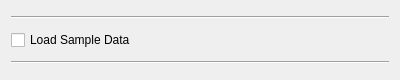
<?xml version="1.0" encoding="UTF-8"?>
<ui version="4.0">
 <class>LoadSampleDataForm</class>
 <widget class="QWidget" name="LoadSampleDataForm">
  <property name="geometry">
   <rect>
    <x>0</x>
    <y>0</y>
    <width>400</width>
    <height>80</height>
   </rect>
  </property>
  <property name="minimumSize">
   <size>
    <width>255</width>
    <height>80</height>
   </size>
  </property>
  <property name="acceptDrops">
   <bool>true</bool>
  </property>
  <property name="windowTitle">
   <string>Form</string>
  </property>
  <layout class="QVBoxLayout" name="verticalLayout">
   <item>
    <widget class="Line" name="line">
     <property name="orientation">
      <enum>Qt::Orientation::Horizontal</enum>
     </property>
    </widget>
   </item>
   <item>
    <widget class="QCheckBox" name="m_cbLoadSampleData">
     <property name="text">
      <string>Load Sample Data</string>
     </property>
    </widget>
   </item>
   <item>
    <widget class="Line" name="line_2">
     <property name="orientation">
      <enum>Qt::Orientation::Horizontal</enum>
     </property>
    </widget>
   </item>
  </layout>
 </widget>
 <resources/>
 <connections/>
</ui>
